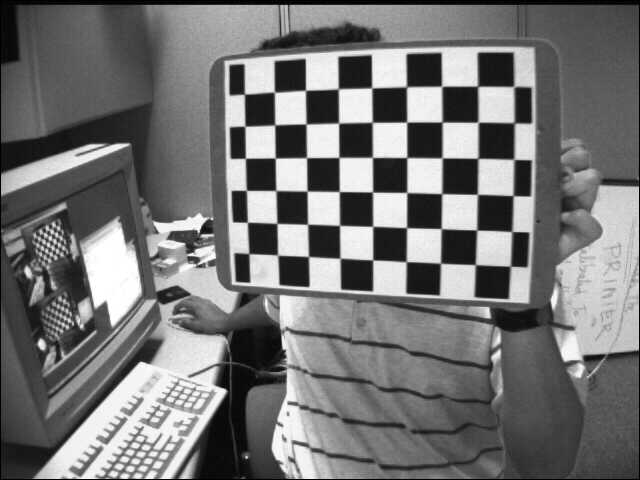
#> input picture cw/calibration_images/left01.jpg, 640 x 480 px
$ python -i filter_engine.py   (imports and definitions only)   (older library calls are emulated)
#> lines starting #> are read from the running program, lines starting #| are printed output that depends on the picture
#> further down, picture is the input picture: shape (480, 640); min 0, max 255, mean 116.6
"""
Task 1: Spatial Filtering, Gradients, and Frequency Analysis Engine
Fulfills Sections 2.3 - 2.5 / Criterion 1.2 of FCVG101 Coursework
"""
import cv2
import numpy as np

def apply_spatial_filters(gray_img, gaussian_ksize=3, gaussian_sigma=0, median_ksize=3):
    # Ensure kernel sizes are odd
    if gaussian_ksize % 2 == 0: gaussian_ksize += 1
    if median_ksize % 2 == 0: median_ksize += 1

    gauss = cv2.GaussianBlur(gray_img, (gaussian_ksize, gaussian_ksize), gaussian_sigma)
    median = cv2.medianBlur(gray_img, median_ksize)
    return gauss, median

def apply_gradients_and_edges(gray_img, canny_low=50, canny_high=150):
#> called with canny_low = 50, canny_high = 150
    smooth = cv2.GaussianBlur(gray_img, (3, 3), 0)
    sobel_x = cv2.Sobel(smooth, cv2.CV_32F, 1, 0, ksize=3)
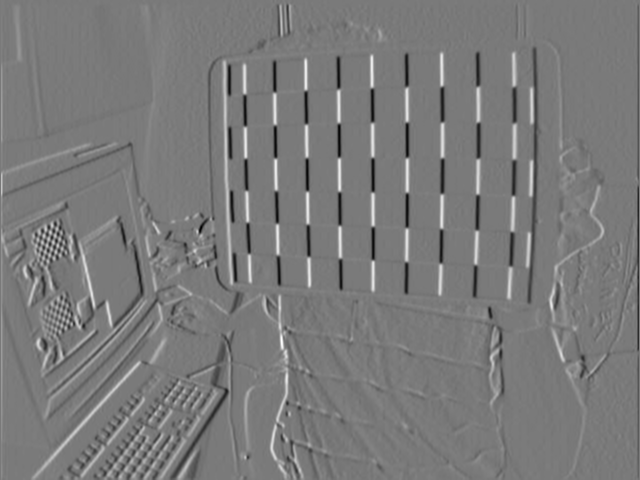
#> sobel_x: shape (480, 640) float32; min -596, max 646, mean 0.5; drawn with min black and max white
    sobel_y = cv2.Sobel(smooth, cv2.CV_32F, 0, 1, ksize=3)
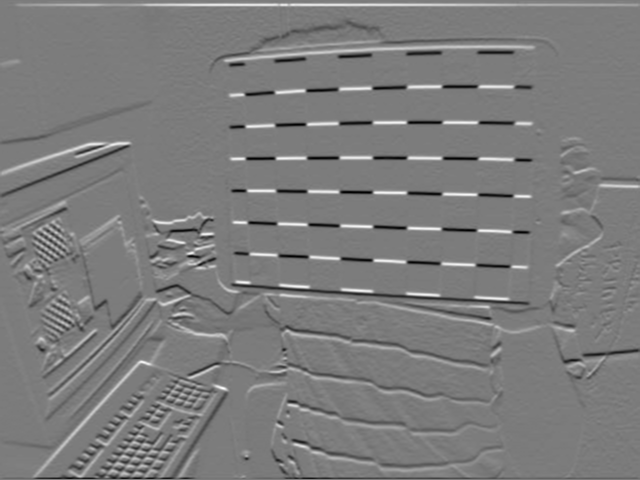
#> sobel_y: shape (480, 640) float32; min -591, max 621, mean 1.1; drawn with min black and max white
    magnitude = np.sqrt(sobel_x ** 2 + sobel_y ** 2)
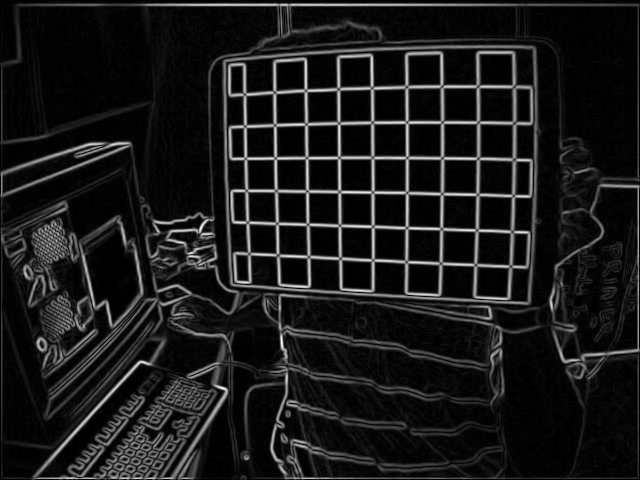
#> magnitude: shape (480, 640) float32; min 0, max 647.8, mean 66.7; drawn with min black and max white
    # Normalize magnitude for display
    mag_disp = np.clip(magnitude, 0, 255).astype(np.uint8)
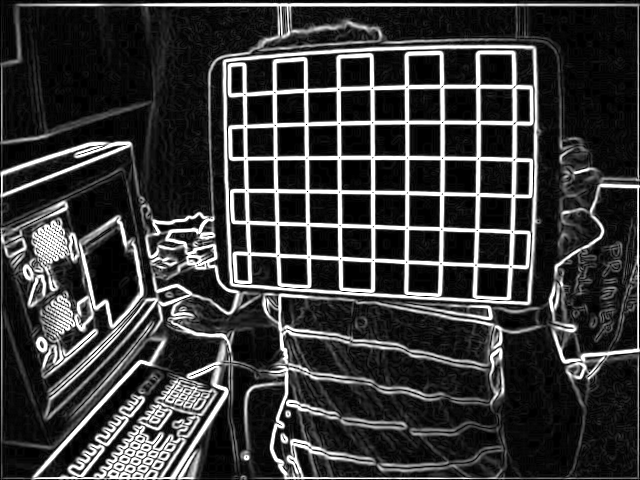
#> mag_disp: shape (480, 640); min 0, max 255, mean 57.1
    edges = cv2.Canny(smooth, canny_low, canny_high)
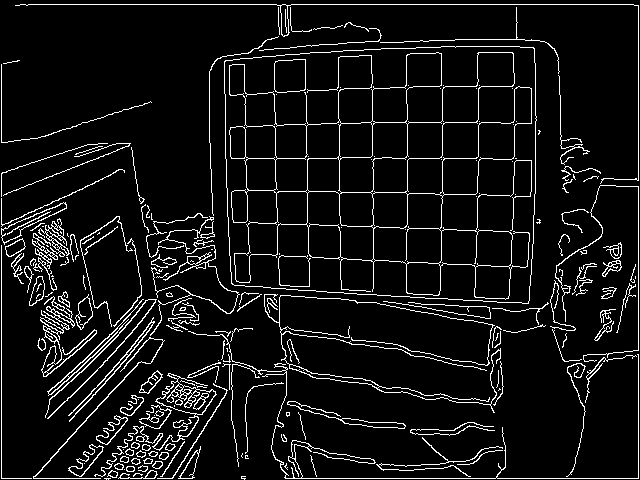
#> edges: shape (480, 640); 7.6% white in thin lines or dots
    return sobel_x, sobel_y, mag_disp, edges

def apply_fft_filtering(gray_img, cutoff_radius=0.05):
    # 2D FFT and shift
    fft = np.fft.fft2(gray_img)
    fft_shifted = np.fft.fftshift(fft)
    spectrum = np.log1p(np.abs(fft_shifted))

    # Masks
    h, w = gray_img.shape
    fy = np.fft.fftshift(np.fft.fftfreq(h))
    fx = np.fft.fftshift(np.fft.fftfreq(w))
    FX, FY = np.meshgrid(fx, fy)

    sigma_f = max(cutoff_radius, 0.005)
    low_mask = np.exp(-(FX ** 2 + FY ** 2) / (2 * sigma_f ** 2))
    high_mask = 1.0 - low_mask

    # Filter and inverse FFT
    low_fft = fft_shifted * low_mask
    high_fft = fft_shifted * high_mask

    low_img = np.fft.ifft2(np.fft.ifftshift(low_fft)).real
    high_img = np.fft.ifft2(np.fft.ifftshift(high_fft)).real

    low_disp = np.clip(low_img, 0, 255).astype(np.uint8)
    high_disp = np.clip(np.abs(high_img), 0, 255).astype(np.uint8)
    reconstructed = np.clip(low_img + high_img, 0, 255).astype(np.uint8)

    mse = float(np.mean((gray_img.astype(np.float64) - (low_img + high_img)) ** 2))
    return spectrum, low_mask, high_mask, low_disp, high_disp, reconstructed, mse

>>> import cv2
>>> picture = cv2.imread('../calibration_images/left01.jpg', cv2.IMREAD_GRAYSCALE)
>>> result = apply_gradients_and_edges(picture)

$ run again, on cw/calibration_images/left02.jpg
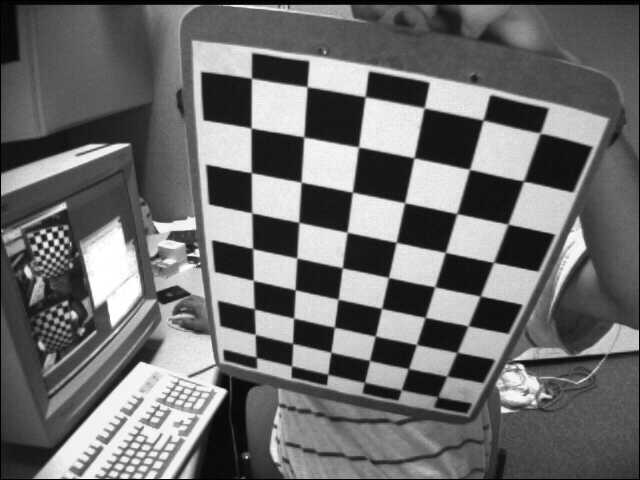
#> input picture cw/calibration_images/left02.jpg, 640 x 480 px
#> picture is the input picture: shape (480, 640); min 0, max 255, mean 109
#> in apply_gradients_and_edges, `sobel_y = cv2.Sobel(smooth, cv2.CV_32F, 0, 1, ksize=3)`:
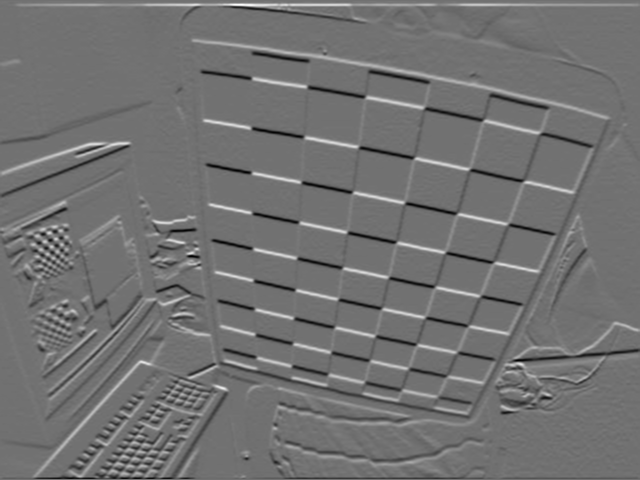
#> sobel_y: shape (480, 640) float32; min -559, max 692, mean 1; drawn with min black and max white
#> in apply_gradients_and_edges, `edges = cv2.Canny(smooth, canny_low, canny_high)`:
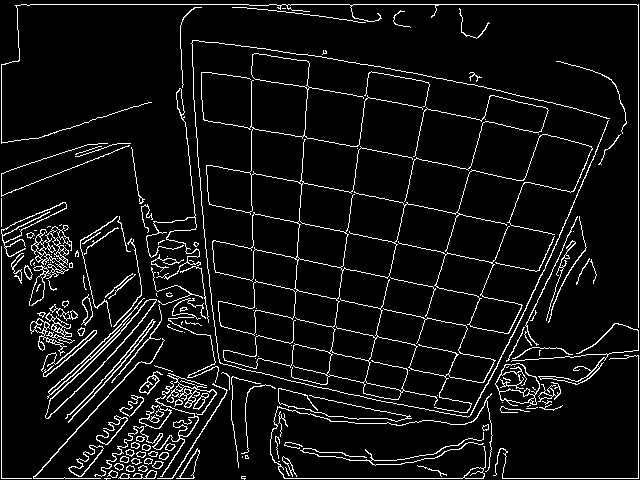
#> edges: shape (480, 640); 7.1% white in thin lines or dots

$ run again, on cw/calibration_images/left03.jpg
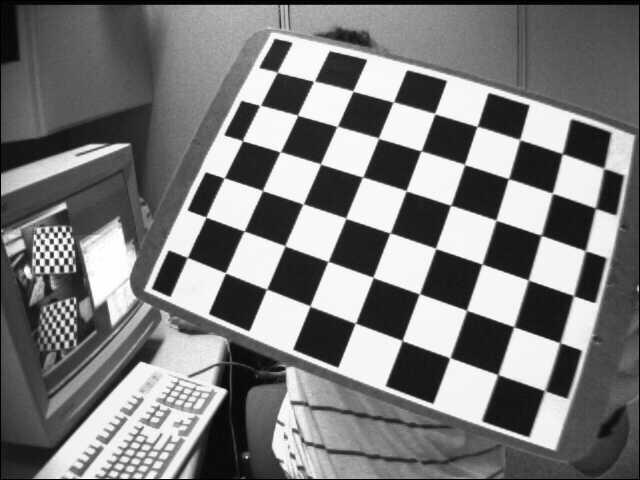
#> input picture cw/calibration_images/left03.jpg, 640 x 480 px
#> picture is the input picture: shape (480, 640); min 0, max 255, mean 122.9
#> in apply_gradients_and_edges, `sobel_y = cv2.Sobel(smooth, cv2.CV_32F, 0, 1, ksize=3)`:
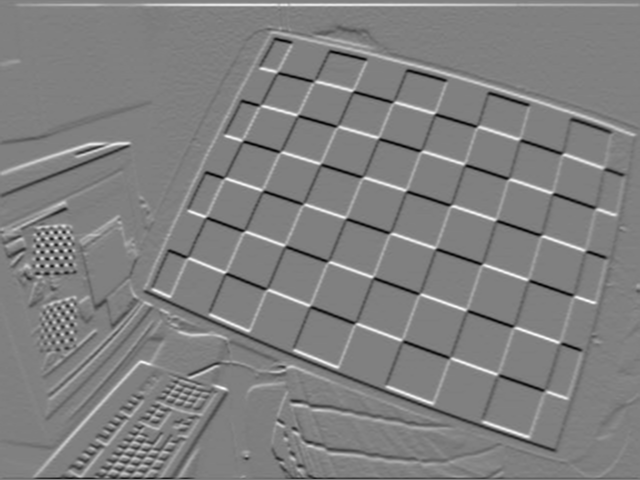
#> sobel_y: shape (480, 640) float32; min -618, max 613, mean 1.1; drawn with min black and max white
#> in apply_gradients_and_edges, `edges = cv2.Canny(smooth, canny_low, canny_high)`:
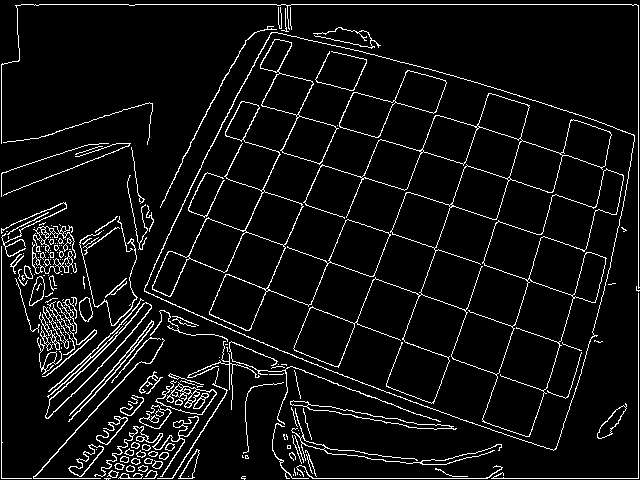
#> edges: shape (480, 640); 6.6% white in thin lines or dots

$ run again, on cw/calibration_images/left04.jpg
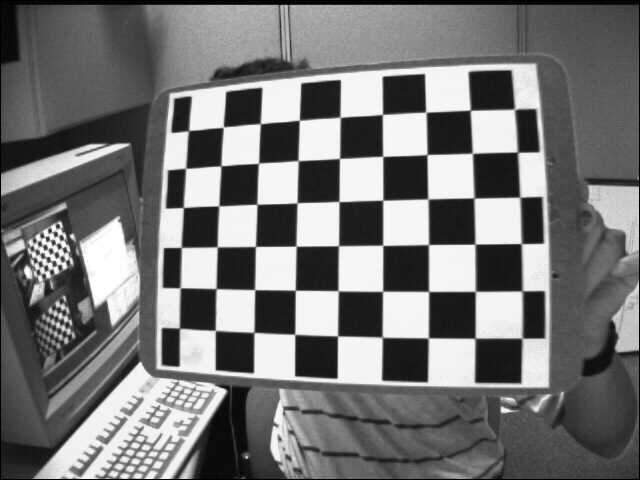
#> input picture cw/calibration_images/left04.jpg, 640 x 480 px
#> picture is the input picture: shape (480, 640); min 0, max 255, mean 117.8
#> in apply_gradients_and_edges, `sobel_y = cv2.Sobel(smooth, cv2.CV_32F, 0, 1, ksize=3)`:
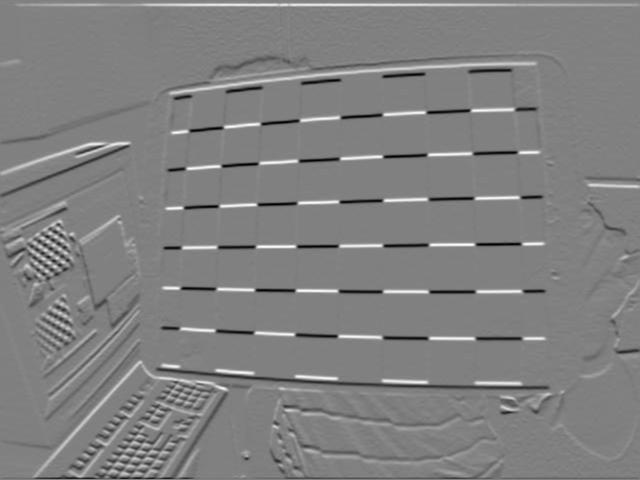
#> sobel_y: shape (480, 640) float32; min -630, max 618, mean 0.9; drawn with min black and max white
#> in apply_gradients_and_edges, `edges = cv2.Canny(smooth, canny_low, canny_high)`:
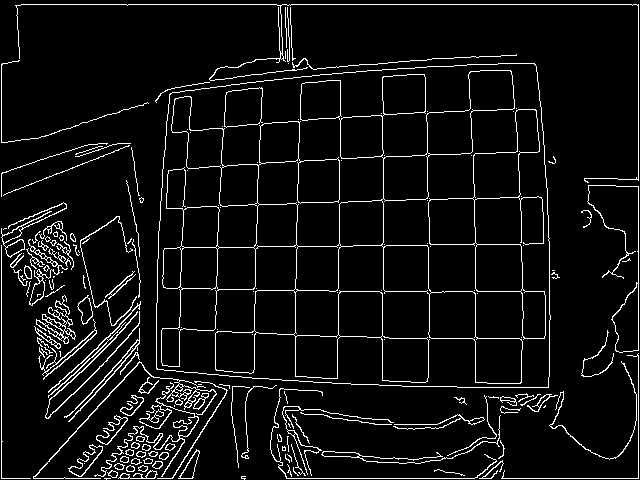
#> edges: shape (480, 640); 6.5% white in thin lines or dots
